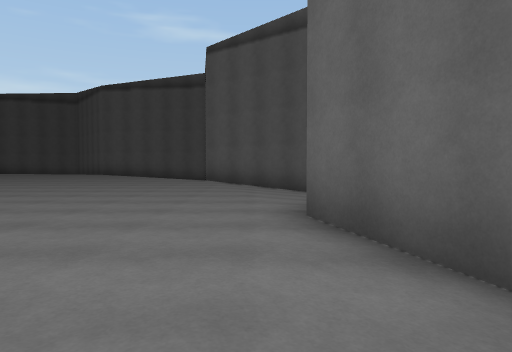
[1] (above)

24 first-person views from a walk through a scene from a Unity 3-D project. The camera is 1.2 m above the floor, tilts 2° down and sees 70° across. The floor is counted in squares, 2 m on a side. Each view is taken from the middle of a square. On the plan, view 1 faces up. The plan holds only what a view shows up to about 10 squares ahead; the rest is blank. The place goes on beyond the plan. Some animated figures are not drawn.

[2]
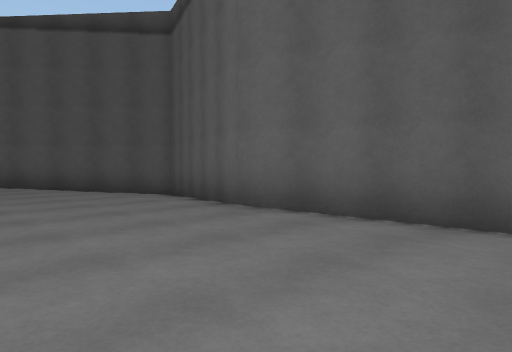

[3]
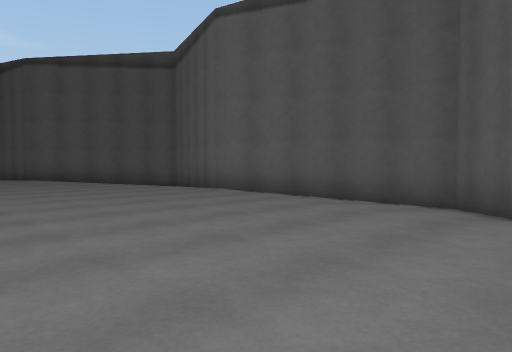

[4]
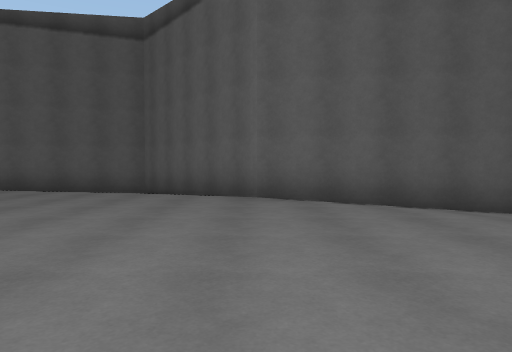

[5]
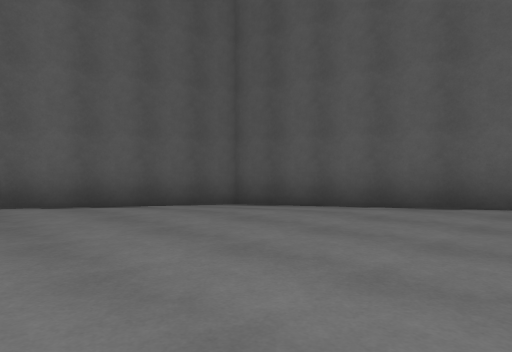

[6]
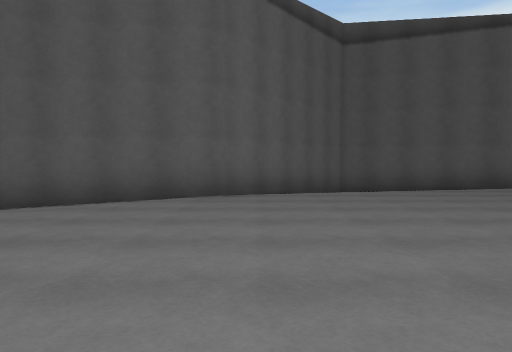

[7]
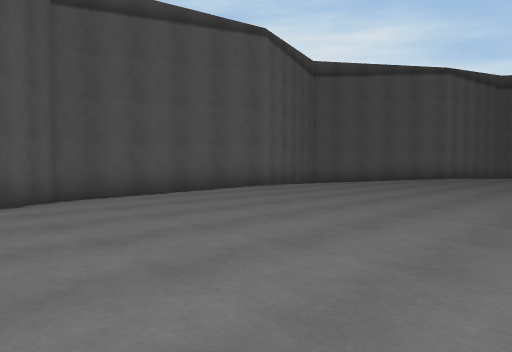

[8]
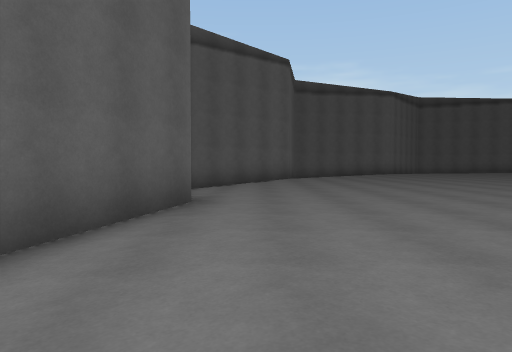

[9]
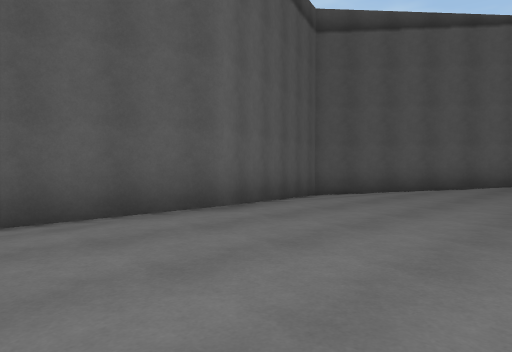

[10]
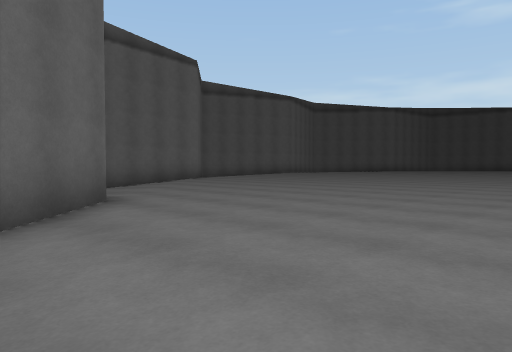

[11]
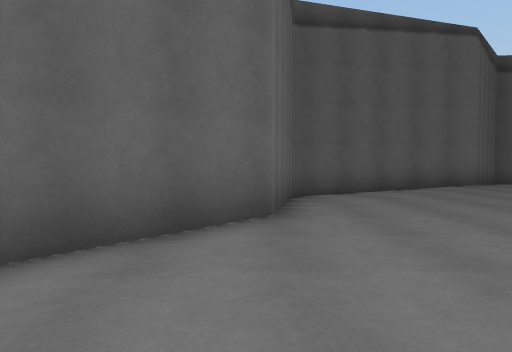

[12]
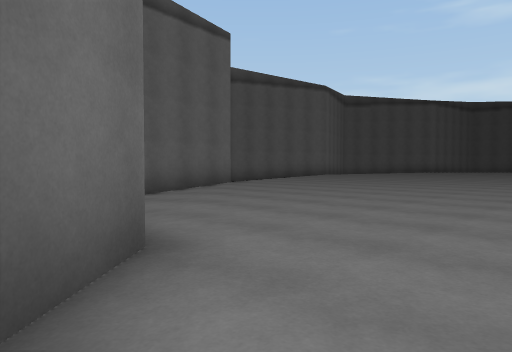

[13]
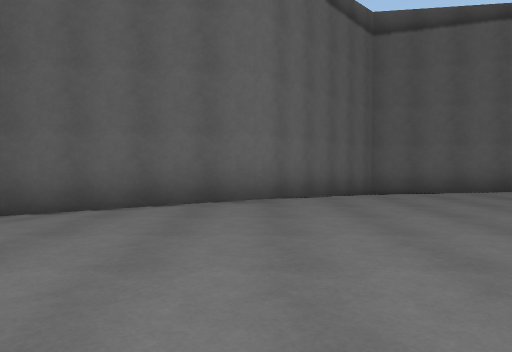

[14]
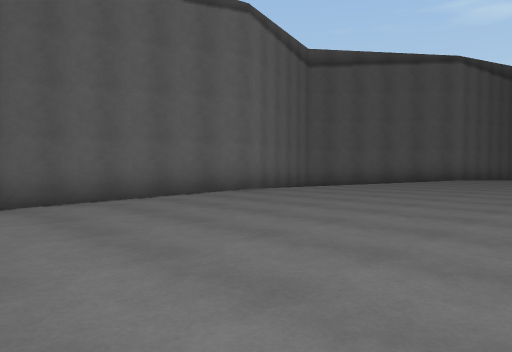

[15]
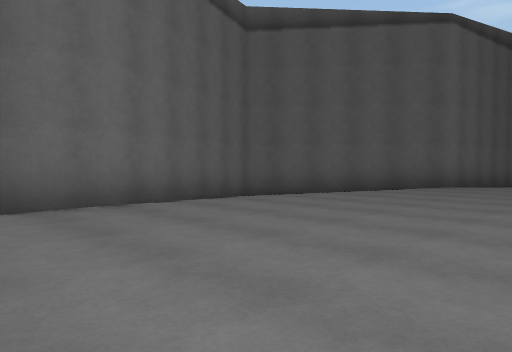

[16]
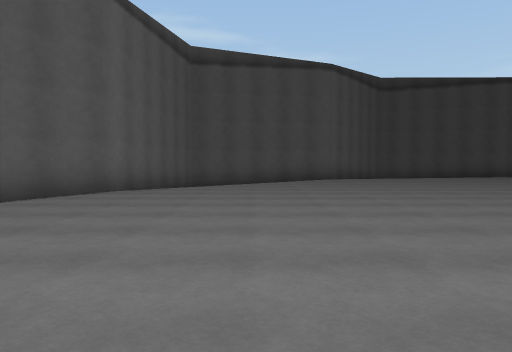

[17]
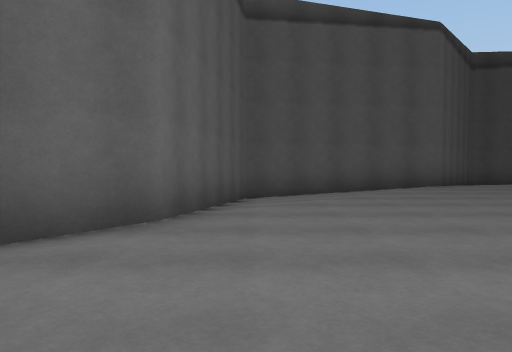

[18]
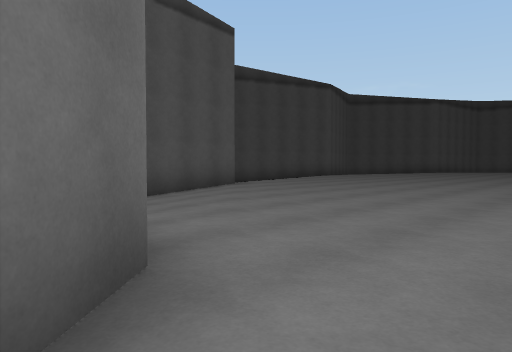

[19]
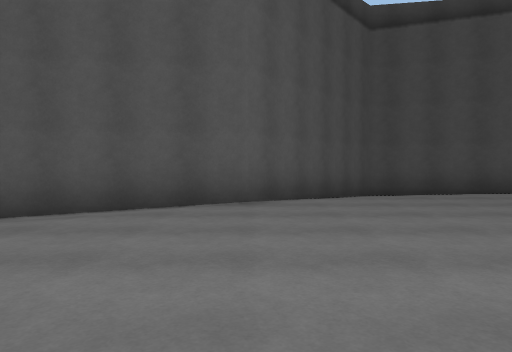

[20]
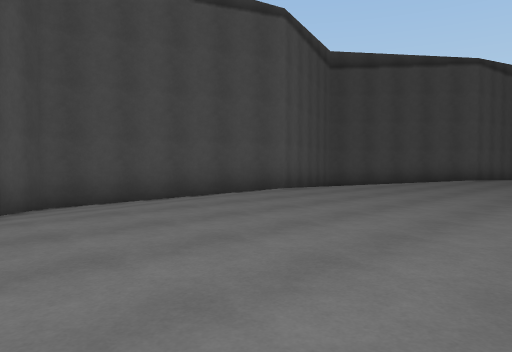

[21]
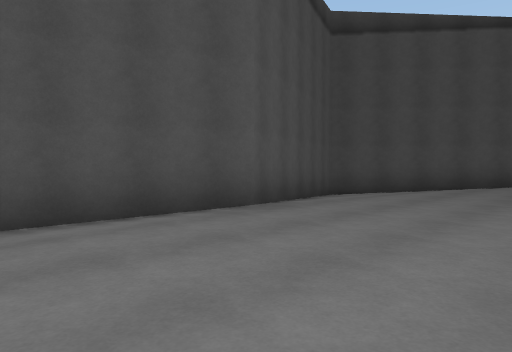

[22]
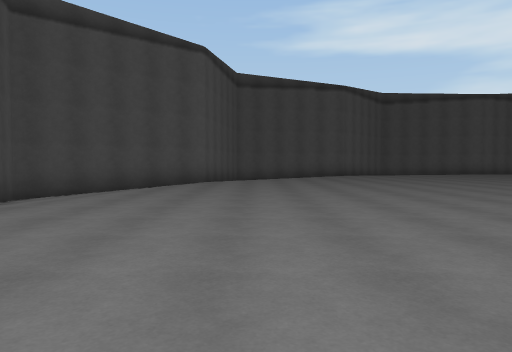

[23]
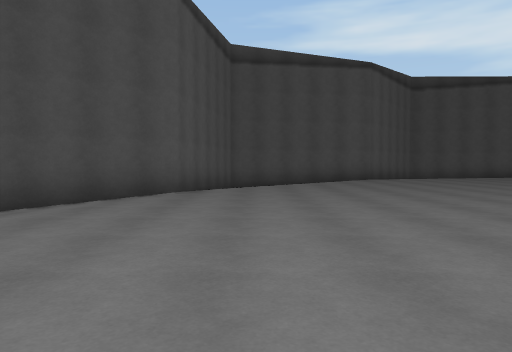

[24]
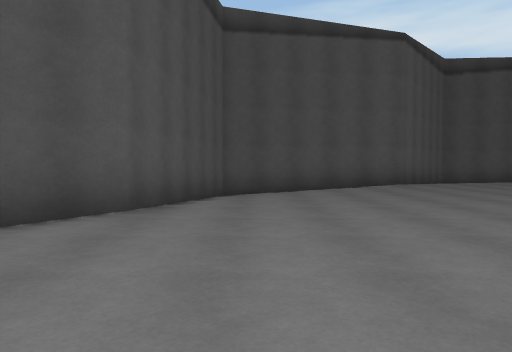

### Floor plan
Key: @ floor where view 1 was taken; # wall or solid block; . main floor; - floor 0.25 m lower than the main floor; / step, stairs or slope.
Columns run from 33 left of view 1 to 2 right of it. Each row starts with its distance up from view 1.
 22             ###      ###
 21            ##-########-##
 20            #-/...##.../-##
 19           ##/............##
 18       #####...............####
 17     ###-....................-###
 16     #--......................--#
 15     #-........................-#
 14     #.......... ...............
 13     #..........   ..............
 12    ##..........    .............##
 11  ###.........        ............##
 10 ##-.........          ... ........##
  9 #-/.........               ....../-#
  8 #-/........                .......-#
  7 #-........                  ......-#
  6 ##........                   ......#
  5  #.......                    .....##
  4  #......                     .....#
  3  #......                     .....##
  2 ##......                     ......#
  1 #-.......                    ......#
  0 #-/........                 .....@-#
 -1 #-/........ ..              ...../-#
 -2 ##-...........             .......##
 -3  ##...........           ........##
 -4   ###..........         ........##
 -5     #..........       ..........#
 -6     #..........................##
 -7     #-.........................#
 -8     #--.......................-#
 -9     ##--.....................-##
-10      ######...............#####
-11           #..............##
-12           ##-//...#..//-##
-13            ##--######--##
-14             ####    ####

Where each view was taken, in squares from view 1:
view 1: 0 up, 0 right, facing up
view 2: 0 up, 3 left, facing up-right
view 3: 3 down, 5 left, facing up-right
view 4: 4 down, 8 left, facing right
view 5: 4 down, 8 left, facing down-right
view 6: 3 down, 8 left, facing down
view 7: 5 down, 8 left, facing down-left
view 8: 11 down, 10 left, facing left
view 9: 8 down, 12 left, facing down-left
view 10: 12 down, 18 left, facing up-left
view 11: 10 down, 19 left, facing left
view 12: 11 down, 21 left, facing up-left
view 13: 4 down, 23 left, facing left
view 14: 2 down, 25 left, facing up-left
view 15: 2 up, 26 left, facing up-left
view 16: 4 up, 26 left, facing up
view 17: 8 up, 28 left, facing up
view 18: 10 up, 30 left, facing up-right
view 19: 12 up, 23 left, facing up
view 20: 14 up, 22 left, facing up-right
view 21: 16 up, 19 left, facing up-right
view 22: 16 up, 19 left, facing right
view 23: 16 up, 15 left, facing right
view 24: 16 up, 12 left, facing right
